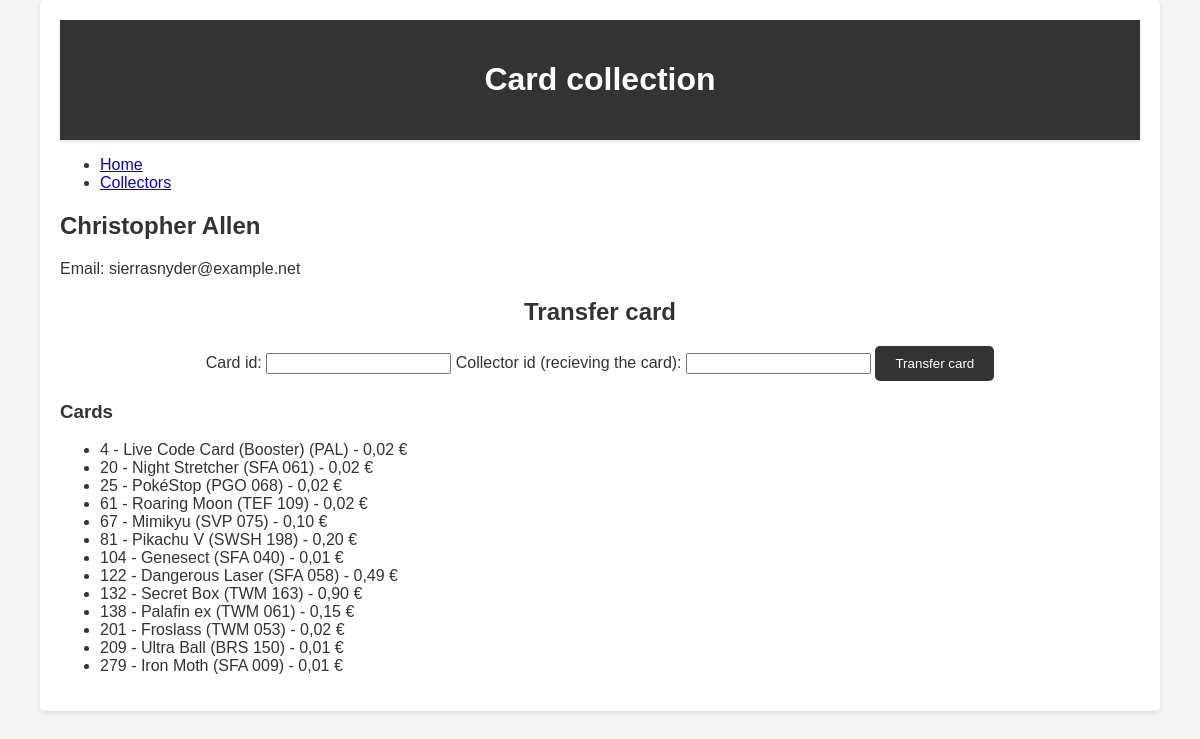
Screenshot of /collector/5 with the database file from the repository.
### tables this page shows
CREATE TABLE ZBIRATELJ(
                id_zbiratelj INTEGER PRIMARY KEY,
                ime VARCHAR(255) NOT NULL,
                priimek VARCHAR(255) NOT NULL,
                eposta VARCHAR(255)
                );

CREATE TABLE KARTA(
                id_karta INTEGER PRIMARY KEY,
                ime VARCHAR(255) NOT NULL,
                zaloga INT NOT NULL,
                cena INT NOT NULL,
                slika VARCHAR(255)
                );

### app.py (the view)
@app.route('/collector/<int:id>')
def collector(id):
    conn = get_db_connection()
    collector = conn.execute('SELECT * FROM ZBIRATELJ WHERE id_zbiratelj = ?', (id,)).fetchone()
    cards = conn.execute('''
        SELECT KARTA.* FROM KARTA
        JOIN ZBIRATELJ_KARTA ON KARTA.id_karta = ZBIRATELJ_KARTA.id_karta
        WHERE ZBIRATELJ_KARTA.id_zbiratelj = ?
    ''', (id,)).fetchall()
    conn.close()
    return render_template('collector.html', collector=collector, cards=cards)

### app.py (called while the page is built)
def get_db_connection():
    conn = sqlite3.connect('cards.db')
    conn.row_factory = sqlite3.Row
    return conn

### templates/collector.html (shortened to what this page needs)
{% extends 'base.html' %}
{% block content %}
<h2>{{ collector['ime'] }} {{ collector['priimek'] }}</h2>
<p>Email: {{ collector['eposta'] }}</p>
<form action="/transfer_card" method="post" class="transfer-card-form">
    <h2>Transfer card</h2>
    <label for="card_id">Card id:</label>
    <input type="number" id="card_id" name="card_id" required>
    <label for="new_collector_id">Collector id (recieving the card):</label>
    <input type="number" id="new_collector_id" name="new_collector_id" required>
    <button type="submit">Transfer card</button>
</form>
<h3>Cards</h3>
<ul>
    {% for card in cards %}
    <li>
        {{ card['id_karta'] }} - {{ card['ime'] }} - {{ card['cena'] }}
    </li>
    {% endfor %}
</ul>
{% endblock %}

### static/style.css (style rules this page uses)
body { font-family: Arial, sans-serif; background-color: #f4f4f4; color: #333; margin: 0; padding: 0; }
form { margin: 20px 0; text-align: center; }
form button { padding: 10px 20px; background-color: #333; color: #fff; border: none; border-radius: 5px; cursor: pointer; transition: background-color 0.3s; }

### rows the page displays
ZBIRATELJ: ime "Christopher", priimek "Allen", eposta "sierrasnyder@example.net"
KARTA: id_karta "4", ime "Live Code Card (Booster) (PAL)", cena "0,02 €"
KARTA: id_karta "20", ime "Night Stretcher (SFA 061)", cena "0,02 €"
KARTA: id_karta "25", ime "PokéStop (PGO 068)", cena "0,02 €"
KARTA: id_karta "61", ime "Roaring Moon (TEF 109)", cena "0,02 €"
KARTA: id_karta "67", ime "Mimikyu (SVP 075)", cena "0,10 €"
KARTA: id_karta "81", ime "Pikachu V (SWSH 198)", cena "0,20 €"
KARTA: id_karta "104", ime "Genesect (SFA 040)", cena "0,01 €"
KARTA: id_karta "122", ime "Dangerous Laser (SFA 058)", cena "0,49 €"
KARTA: id_karta "132", ime "Secret Box (TWM 163)", cena "0,90 €"
KARTA: id_karta "138", ime "Palafin ex (TWM 061)", cena "0,15 €"
KARTA: id_karta "201", ime "Froslass (TWM 053)", cena "0,02 €"
KARTA: id_karta "209", ime "Ultra Ball (BRS 150)", cena "0,01 €"
KARTA: id_karta "279", ime "Iron Moth (SFA 009)", cena "0,01 €"
